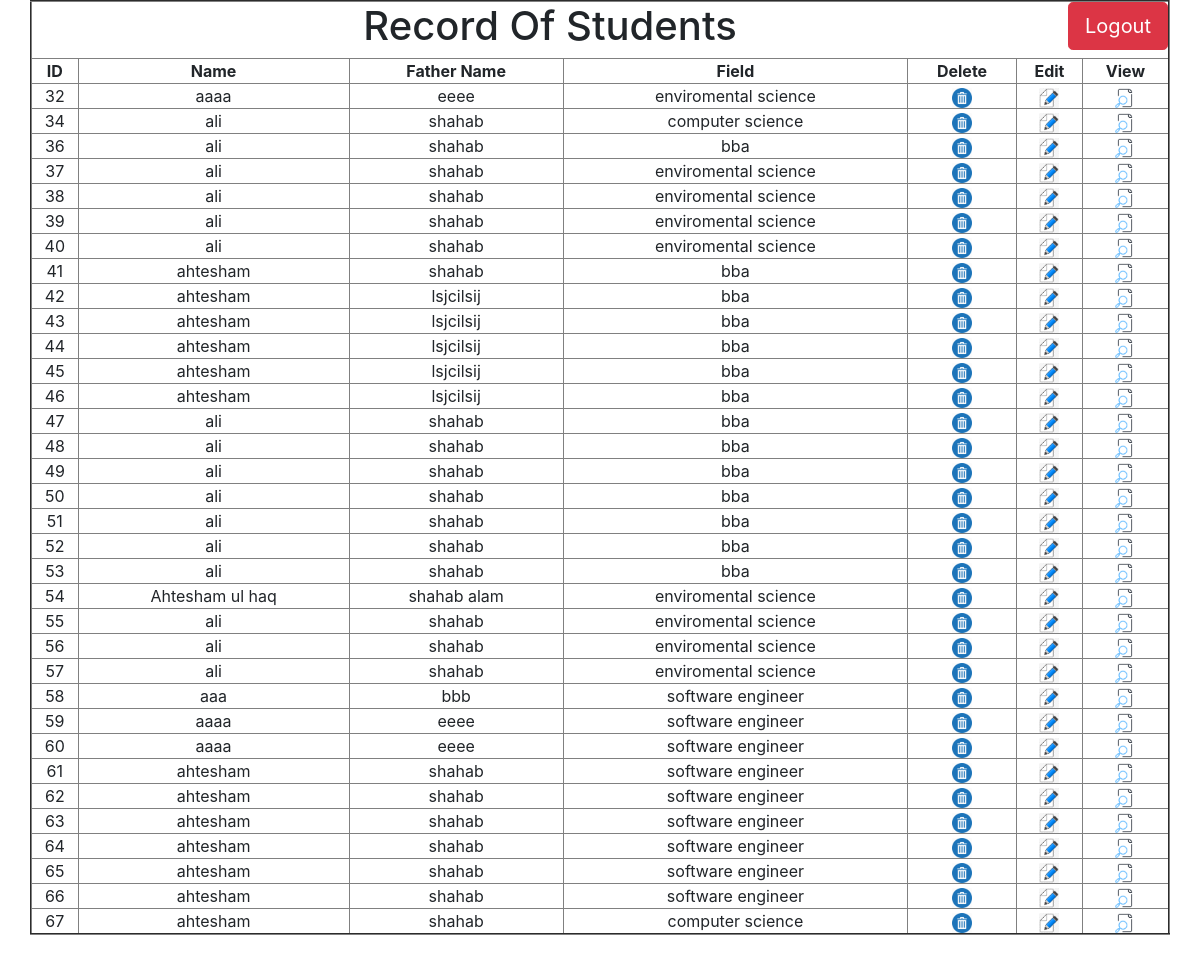
The app's page /record.php (signed in) with its own data.
### tables this page shows
CREATE TABLE `std_reg` (
  `s_id` int(11) NOT NULL,
  `s_name` text NOT NULL,
  `s_father` text NOT NULL,
  `field` text NOT NULL,
  `s_mobile` int(15) NOT NULL,
  `s_email` text NOT NULL,
  `s_address` text NOT NULL,
  `s_gender` text NOT NULL,
  `standard` varchar(10) NOT NULL,
  `s_roll` int(10) NOT NULL,
  `board` text NOT NULL,
  `s_percent` int(10) NOT NULL,
  `pass_year` int(10) NOT NULL
);

### record.php (the view, shortened to what this page needs)
<?php
if(!isset($_SESSION['name'])){
  header('location:login.php');
}else{
?>
<!DOCTYPE html>
<html lang="en">
<head>
  <link rel="stylesheet" href="record.css">
  <link rel="stylesheet" href="https://stackpath.bootstrapcdn.com/bootstrap/4.5.0/css/bootstrap.min.css">
</head>
<body>
	 <table border=2px class="container-fluid container-sm container-md container-xl container-lg">
<tr  ><th colspan=7 ><h1 style=" background-color: white;">Record Of Students <a type="button" class="btn btn-danger btn-lg" href='logout.php' style=" float:right">Logout</a></h1></th>
</tr>
<tr>
<th>ID</th>
<th>Name</th>
<th>Father Name</th>
<th>Field</th>
<th>Delete</th>
<th>Edit</th>
<th>View</th>
</tr>
<tr>
    <?php
$conn = mysqli_connect("localhost","root","");
$que="select * from std_reg";
$run=mysqli_query($conn,$que);
while($row=mysqli_fetch_array($run)){
    $id= $row['s_id'];
    $name=$row['s_name'];
    $fname=$row['s_father'];
    $field=$row['field'];
    ?>
    <td> <?php echo $id ?></td>
    <td> <?php echo $name?></td>
    <td><?php echo $fname ?></td>
    <td><?php echo $field ?></td>
    <td><a href='delete.php?del=<?php echo $id;?>'><img class="icon" src="images/delete.png" alt=""></a></td>
    <td><a href='edit.php?edit=<?php echo $id;?>'><img class="icon" src="images/edit.png" alt=""></a></td>
    <td><a href='view.php?view=<?php echo $id;?>'><img class="icon" src="images/view.png" alt=""></a></td>
</tr>
<?php }} ?>
</table>
</body>
</html>

### record.css (style rules this page uses)
* { margin: 0; padding: 0ch; }
table { text-align: center; margin-bottom:900px ; }
table img { width: 20px !important; }

### records on screen
std_reg: s_id "32", s_name "aaaa", s_father "eeee", field "enviromental science"
std_reg: s_id "34", s_name "ali", s_father "shahab", field "computer science"
std_reg: s_id "36", s_name "ali", s_father "shahab", field "bba"
std_reg: s_id "37", s_name "ali", s_father "shahab", field "enviromental science"
std_reg: s_id "38", s_name "ali", s_father "shahab", field "enviromental science"
std_reg: s_id "39", s_name "ali", s_father "shahab", field "enviromental science"
std_reg: s_id "40", s_name "ali", s_father "shahab", field "enviromental science"
std_reg: s_id "41", s_name "ahtesham", s_father "shahab", field "bba"
std_reg: s_id "42", s_name "ahtesham", s_father "lsjcilsij", field "bba"
std_reg: s_id "43", s_name "ahtesham", s_father "lsjcilsij", field "bba"
std_reg: s_id "44", s_name "ahtesham", s_father "lsjcilsij", field "bba"
std_reg: s_id "45", s_name "ahtesham", s_father "lsjcilsij", field "bba"
std_reg: s_id "46", s_name "ahtesham", s_father "lsjcilsij", field "bba"
std_reg: s_id "47", s_name "ali", s_father "shahab", field "bba"
std_reg: s_id "48", s_name "ali", s_father "shahab", field "bba"
std_reg: s_id "49", s_name "ali", s_father "shahab", field "bba"
std_reg: s_id "50", s_name "ali", s_father "shahab", field "bba"
std_reg: s_id "51", s_name "ali", s_father "shahab", field "bba"
std_reg: s_id "52", s_name "ali", s_father "shahab", field "bba"
std_reg: s_id "53", s_name "ali", s_father "shahab", field "bba"
std_reg: s_id "54", s_name "Ahtesham ul haq", s_father "shahab alam", field "enviromental science"
std_reg: s_id "55", s_name "ali", s_father "shahab", field "enviromental science"
std_reg: s_id "56", s_name "ali", s_father "shahab", field "enviromental science"
std_reg: s_id "57", s_name "ali", s_father "shahab", field "enviromental science"
std_reg: s_id "58", s_name "aaa", s_father "bbb", field "software engineer"
std_reg: s_id "59", s_name "aaaa", s_father "eeee", field "software engineer"
std_reg: s_id "60", s_name "aaaa", s_father "eeee", field "software engineer"
std_reg: s_id "61", s_name "ahtesham", s_father "shahab", field "software engineer"
std_reg: s_id "62", s_name "ahtesham", s_father "shahab", field "software engineer"
std_reg: s_id "63", s_name "ahtesham", s_father "shahab", field "software engineer"
std_reg: s_id "64", s_name "ahtesham", s_father "shahab", field "software engineer"
std_reg: s_id "65", s_name "ahtesham", s_father "shahab", field "software engineer"
std_reg: s_id "66", s_name "ahtesham", s_father "shahab", field "software engineer"
std_reg: s_id "67", s_name "ahtesham", s_father "shahab", field "computer science"
